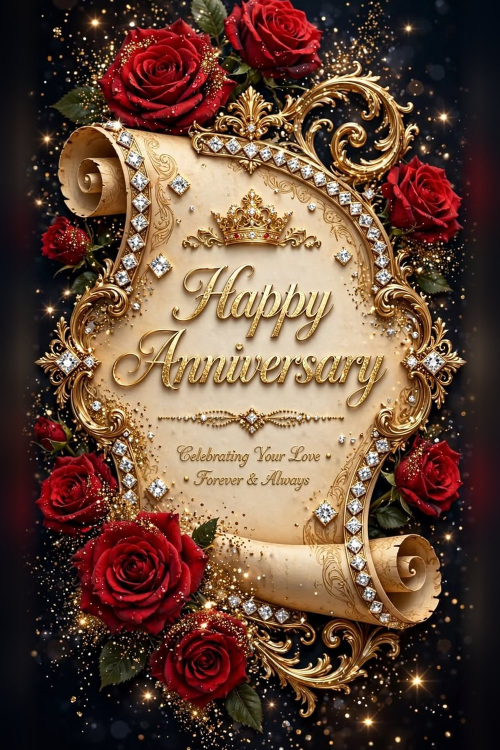
#> input picture assets/templates/anniversary-golden-scroll.jpg, 1000 x 1500 px, given in place of WhatsApp Image 2026-10- at 20.52.20.jpeg, which was not available (shown at 1/2 size)
$ python prepare_art.py ../assets/templates
#> lines starting #> are read from the running program, lines starting #| are printed output that depends on the picture; pictures that were not available may be replaced by others from this repository, and a replacement may not be noted
"""Turns the raw card artwork (WhatsApp exports) into the 2:3 backgrounds used by image templates.

Each source image is cropped, padded to 2:3 with a soft blurred extension where cropping alone
would cut off part of the design, cleaned of any sample text baked into the artwork, and saved
as assets/templates/<id>.jpg at 1000 × 1500 px.

    python3 tools/prepare_art.py "/path/to/unzipped/images"

Needs Pillow (pip install pillow). Only used when adding or changing artwork, never by the site.
"""
import sys
from pathlib import Path

from PIL import Image, ImageChops, ImageDraw, ImageFilter

OUT_W, OUT_H = 1000, 1500
OUT_DIR = Path(__file__).resolve().parent.parent / "assets" / "templates"

# id -> (source file, crop box as fractions (left, top, right, bottom), clean-ups)
# Clean-ups: ("rect", l, t, r, b[, "v"]) blends sample text away using the colours around it;
# ("ellipse", cx, cy, rx, ry, colour) fills a photo placeholder. All in fractions of the source.
ART = {
    "success-laurel": ("WhatsApp Image 2026-10- at 20.52.20.jpeg", (0, 0.03, 1, 0.99), []),
    "success-graduate": ("WhatsApp Image 2026-10-27 at 20.518.jpeg", (0, 0.02, 1, 0.99), [("rect", 0.27, 0.118, 0.76, 0.162)]),
    "success-trophy": ("WhatsApp Image 2026-10-27 at 20.52.15.jpeg", (0, 0.07, 1, 0.985), []),
    "success-stairs": ("WhatsApp Image 2026-10-27 at 20.52.16.jpeg", (0, 0, 1, 1), []),
    "besties-4-ever": ("WhatsApp Image 2026-10-27 at 20.52.18.jpeg", (0, 0.02, 1, 0.84), []),
    "birthday-my-king": ("WhatsApp Image 2026-10-27 at 20.52.19.jpeg", (0, 0.13, 1, 0.985), []),
    "love-gilded-frame": ("WhatsApp Image 2026-10-27 at 20.52.8.jpeg", (0, 0.02, 1, 0.95), []),
    "anniversary-rose-parchment": ("WhatsApp Image 2026-10-27 at 202.19.jpeg", (0, 0.03, 1, 0.975), []),
    "thank-you-tulips": ("WhatsApp Image 2026-10-27 at 22.04.57.jpeg", (0, 0.03, 1, 0.99), [("rect", 0.5, 0.33, 0.95, 0.415)]),
    "anniversary-golden-scroll": ("WhatsApp Image 2026-10-27 at 22.50.16.jpeg", (0, 0.04, 1, 0.96), []),
    "black-gold-celebration": ("WhatsApp Image 2026-10-27 at 22.50.17rr.jpeg", (0, 0.06, 1, 0.94), []),
    "neon-rose-frame": ("WhatsApp Image 2026-10-27 at 22.50.18.jpeg", (0, 0.03, 1, 0.95), []),
    "royal-blue-envelope": ("WhatsApp Image 2026-10-27 at 22.50.18rrr.jpeg", (0, 0.03, 1, 0.93), []),
    "emerald-pearl-blooms": ("WhatsApp Image 2026-10-27 at 22.50.19.jpeg", (0, 0.02, 0.88, 0.98), []),
    "birthday-gold-splash": ("WhatsApp Image 2026-10-27 at 22.50.52.jpeg", (0, 0, 1, 1), []),
    "birthday-black-cake": ("WhatsApp Image 2026-10-27 at 22.50.53.jpeg", (0, 0.04, 1, 1), []),
    "midnight-gifts": ("WhatsApp Image 2026-10-27 at 22.50.53fff.jpeg", (0, 0.02, 1, 0.98),
                       [("ellipse", 0.265, 0.151, 0.196, 0.111, "#0b1220")]),
    "calla-lily-black": ("WhatsApp Image 2026-10-27 at 22.50.54.jpeg", (0, 0.06, 1, 0.93), []),
    "pink-noir-butterflies": ("WhatsApp Image 2026-10-27 at 22.50.54frf.jpeg", (0, 0.05, 1, 0.95), []),
    "noir-emerald-blooms": ("WhatsApp Image 2026-10-27 at 22.50.55.jpeg", (0, 0, 1, 1), []),
    "winter-frost": ("WhatsApp Image 2026-10-27 at 22.50.56.jpeg", (0, 0.04, 1, 0.97), []),
    "graduation-cap-blooms": ("WhatsApp Image 2026-10-27 at 22.50.56nn.jpeg", (0, 0.03, 1, 0.98), []),
    "super-mom": ("WhatsApp Image 2026-10-27 at 22.52.06.jpeg", (0.04, 0, 0.96, 1), []),
    "rose-heart": ("WhatsApp Image 2026-10-27 at 22.52.07.jpeg", (0, 0.05, 1, 0.95), []),
    "butterfly-roses": ("WhatsApp Image 2026-10-27 at 22.52.07mn.jpeg", (0, 0.04, 1, 0.96), []),
    "gentlemans-watch": ("WhatsApp Image 2026-10-27 at 22.52.08.jpeg", (0.03, 0.075, 0.97, 0.82), []),
    "best-dad-ever": ("WhatsApp Image 2026-10-27 at 22.52.08k.jpeg", (0, 0, 1, 1), []),
    "emerald-silver-balloons": ("WhatsApp Image 2026-10-27 at 22.52.08km.jpeg", (0, 0.08, 1, 0.92), []),
    "royal-navy-crown": ("WhatsApp Image 2026-10-27 at 22.52.09km.jpeg", (0, 0.02, 1, 0.98), []),
    "mothers-day-watercolour": ("WhatsApp Image 2026-10-27 at 22.52.10.jpeg", (0, 0.03, 1, 0.97), []),
    "violet-butterfly-wreath": ("WhatsApp Image 2026-10-27 at 22.53.08.jpeg", (0, 0, 1, 1), []),
    "besties-blush": ("WhatsApp Image 2026-10-27 at 22.53.08m.jpeg", (0, 0.02, 1, 1), []),
    "rose-scroll": ("WhatsApp Image 2026-10-27 at 22.53.09.jpeg", (0, 0, 1, 1), []),
    "lilac-letter": ("WhatsApp Image 2026-10-27 at 22.53.09kk.jpeg", (0.055, 0, 0.945, 1), []),
    "lavender-tag": ("WhatsApp Image 2026-10-27 at 22.53.10.jpeg", (0, 0, 1, 1), []),
    "sunflower-ribbon": ("WhatsApp Image 2026-10-27 at 22.53.10jkj.jpeg", (0, 0, 1, 1), []),
    "sunflower-lace": ("WhatsApp Image 2026-10-27 at 22.53.10lm.jpeg", (0, 0, 1, 1), []),
    "festive-parchment": ("WhatsApp Image 2026-10-27 at 22.53.11.jpeg", (0, 0.03, 1, 0.97), []),
    "baroque-rose-bow": ("WhatsApp Image 2026-10-27 at 22.53.11mkm.jpeg", (0, 0.03, 1, 0.97), []),
    "violet-satin-roses": ("WhatsApp Image 2026-10-27 at 22.53.12.jpeg", (0, 0, 1, 1), []),
    "memorial-candles": ("WhatsApp Image 2026-10-27 at 22.55.21.jpeg", (0, 0.035, 1, 0.965),
                         [("rect", 0.08, 0.575, 0.92, 0.715, "v"), ("rect", 0.25, 0.70, 0.75, 0.795, "v"), ("ellipse", 0.5, 0.354, 0.252, 0.182, "#262626")]),
    "easter-lily-wreath": ("WhatsApp Image 2026-10-27 at 22.55.22.jpeg", (0, 0.075, 1, 0.92), []),
    "guitar-sunset-letter": ("WhatsApp Image 2026-10-27 at 22.55.23,l.jpeg", (0, 0, 1, 1), []),
    "guitar-melody": ("WhatsApp Image 2026-10-27 at 22.55.24.jpeg", (0, 0.02, 1, 0.98), []),
    "vintage-hearts": ("WhatsApp Image 2026-10-27 at 22.55.25.jpeg", (0, 0.02, 1, 0.98), []),
    "paper-roses-noir": ("WhatsApp Image 2026-10-27 at 22.55.26.jpeg", (0, 0, 1, 1), []),
    "anniversary-ruby-frame": ("WhatsApp Image 2026-10-27 at 2cr2.50.17.jpeg", (0.06, 0, 0.94, 1), []),
    "wedding-emerald": ("WhatsApp Image 2026-10-27 atc 22.04.56.jpeg", (0, 0, 1, 1), [("rect", 0.12, 0.745, 0.86, 0.885, "v")]),
    "wedding-crimson": ("WhatsApp Image 2026-10-27 frat 22.04.57.jpeg", (0, 0, 1, 1), [("rect", 0.14, 0.745, 0.86, 0.885, "v")]),
    "race-day": ("WhatsApp Image 2026-10-27 at 22.53.12mml.jpeg", (0, 0.03, 1, 0.97), []),
    "porsche-drive-letter": ("WhatsApp Image 2026-10-27 at 22.55.24mkm.jpeg", (0, 0, 1, 1), []),
    "anniversary-sapphire-scroll": ("WhatsApp Image 2026-10cr-27 at 22.50.16.jpeg", (0, 0.04, 1, 0.96), []),
}


def erase_rect(im, l, t, r, b, mode="hv"):
    """Replace a rectangle with a smooth blend of the pixels just outside it, plus a little grain.
    mode "v" blends only between the rows above and below (use when the sides touch other artwork)."""
    W, H = im.size
    box = (round(l * W), round(t * H), round(r * W), round(b * H))
    w, h = box[2] - box[0], box[3] - box[1]
    m = 6

    def strip(region, size):
        # Average the strip just outside the box, then smooth it along its length so the fill
        # becomes a soft gradient instead of streaks.
        small = im.crop(region).resize(size, Image.BOX)
        coarse = small.resize((max(1, size[0] // 24), max(1, size[1] // 24)), Image.BOX)
        return coarse.resize(size, Image.BILINEAR).load()

    lp = strip((box[0] - m, box[1], box[0], box[3]), (1, h))
    rp = strip((box[2], box[1], box[2] + m, box[3]), (1, h))
    tp = strip((box[0], box[1] - m, box[2], box[1]), (w, 1))
    bp = strip((box[0], box[3], box[2], box[3] + m), (w, 1))
    horiz = Image.new("RGB", (w, h))
    vert = Image.new("RGB", (w, h))
    hp, vp = horiz.load(), vert.load()
    for y in range(h):
        for x in range(w):
            a, c = x / max(1, w - 1), y / max(1, h - 1)
            hp[x, y] = tuple(round(lp[0, y][i] * (1 - a) + rp[0, y][i] * a) for i in range(3))
            vp[x, y] = tuple(round(tp[x, 0][i] * (1 - c) + bp[x, 0][i] * c) for i in range(3))
    patch = (vert if mode == "v" else Image.blend(horiz, vert, 0.5)).filter(ImageFilter.GaussianBlur(6))
    grain = Image.effect_noise((w, h), 10).convert("RGB")
    patch = Image.blend(patch, ImageChops.overlay(patch, grain), 0.25)
    mask = Image.new("L", (w, h), 0)
    ImageDraw.Draw(mask).rectangle((8, 8, w - 9, h - 9), fill=255)
    im.paste(patch, box[:2], mask.filter(ImageFilter.GaussianBlur(6)))


def fill_ellipse(im, cx, cy, rx, ry, colour):
    """Covers a transparent-checkerboard photo placeholder with a soft vignette."""
    W, H = im.size
    box = (round((cx - rx) * W), round((cy - ry) * H), round((cx + rx) * W), round((cy + ry) * H))
    w, h = box[2] - box[0], box[3] - box[1]
    base = Image.new("RGB", (w, h), colour)
    light = Image.new("L", (w, h), 0)
    ImageDraw.Draw(light).ellipse((w * 0.2, h * 0.15, w * 0.8, h * 0.75), fill=40)
    base.paste(Image.new("RGB", (w, h), "#ffffff"), (0, 0), light.filter(ImageFilter.GaussianBlur(w / 6)))
    mask = Image.new("L", (w, h), 0)
    ImageDraw.Draw(mask).ellipse((0, 0, w - 1, h - 1), fill=255)
    im.paste(base, box[:2], mask.filter(ImageFilter.GaussianBlur(2)))


def fit_two_by_three(im):
    """Pads the short side with a blurred, feathered extension of the image itself."""
    W, H = im.size
    if abs(H / W - 1.5) < 0.004:
        return im.resize((OUT_W, OUT_H), Image.LANCZOS)
    tw, th = (round(H / 1.5), H) if H / W > 1.5 else (W, round(W * 1.5))
    scale = max(tw / W, th / H)
    bg = im.resize((round(W * scale) + 2, round(H * scale) + 2), Image.LANCZOS)
    bg = bg.crop(((bg.width - tw) // 2, (bg.height - th) // 2, (bg.width - tw) // 2 + tw, (bg.height - th) // 2 + th))
    bg = bg.filter(ImageFilter.GaussianBlur(max(tw, th) / 40))
    mask = Image.new("L", (W, H), 255)
    d = ImageDraw.Draw(mask)
    f = max(6, min(40, max(tw - W, th - H) // 2))
    for i in range(f):
        v = round(255 * (i + 1) / f)
        if tw > W:
            d.line((i, 0, i, H), fill=v); d.line((W - 1 - i, 0, W - 1 - i, H), fill=v)
        else:
            d.line((0, i, W, i), fill=v); d.line((0, H - 1 - i, W, H - 1 - i), fill=v)
    bg.paste(im, ((tw - W) // 2, (th - H) // 2), mask)
    return bg.resize((OUT_W, OUT_H), Image.LANCZOS)


def main(src_dir):
#> called with src_dir = '../assets/templates'
    OUT_DIR.mkdir(parents=True, exist_ok=True)
    for art_id, (name, crop, fixes) in ART.items():
        im = Image.open(Path(src_dir) / name).convert("RGB")
#> im is the input picture: PIL image 1000x1500 RGB; mean R, G, B 102.1, 73.6, 58
        for fix in fixes:
            if fix[0] == "rect":
                erase_rect(im, *fix[1:])
            else:
                fill_ellipse(im, *fix[1:])
        W, H = im.size
#> W = 1000; H = 1500
        im = im.crop((round(crop[0] * W), round(crop[1] * H), round(crop[2] * W), round(crop[3] * H)))
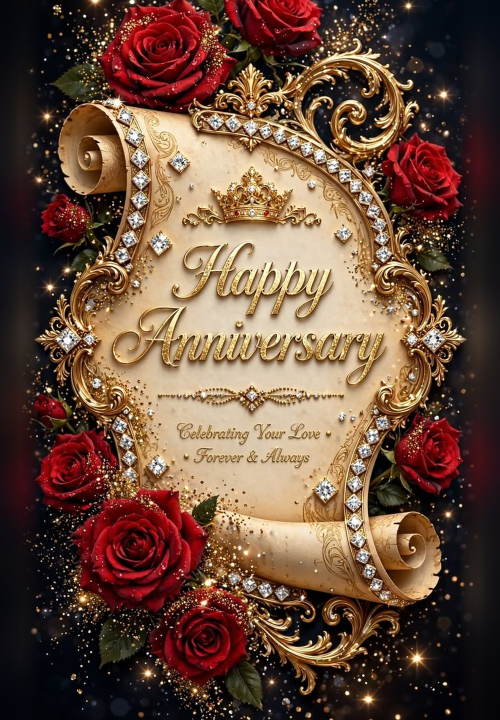
#> im: PIL image 1000x1440 RGB (shown at 1/2 size); mean R, G, B 104.9, 75.7, 59.4
        fit_two_by_three(im).save(OUT_DIR / f"{art_id}.jpg", quality=84, optimize=True, progressive=True)
#> in fit_two_by_three, `bg = im.resize((round(W * scale) + 2, round(H * scale) + 2), Image.LAN..`:
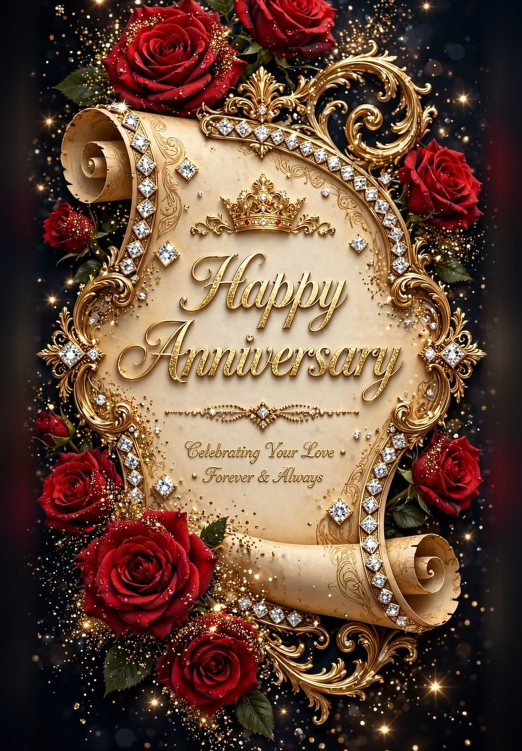
#> bg: PIL image 1044x1502 RGB (shown at 1/2 size); mean R, G, B 104.8, 75.7, 59.4
#> in fit_two_by_three, `bg = bg.crop(((bg.width - tw) // 2, (bg.height - th) // 2, (bg.width -..`:
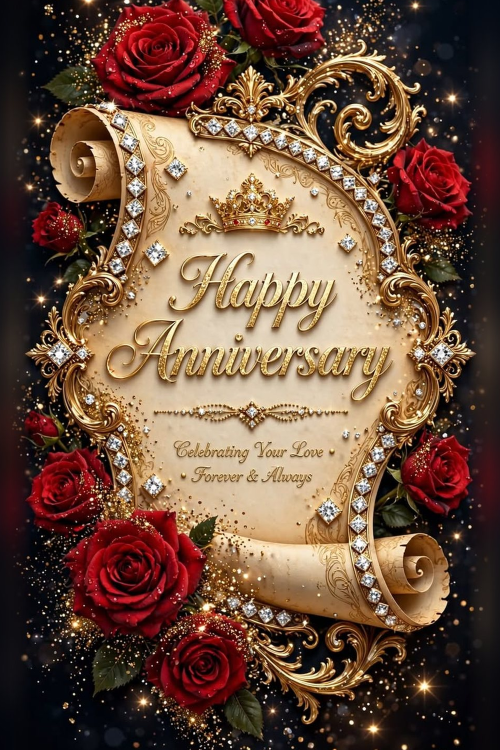
#> bg: PIL image 1000x1500 RGB (shown at 1/2 size); mean R, G, B 108.6, 78.4, 61.2
#> in fit_two_by_three, `bg = bg.filter(ImageFilter.GaussianBlur(max(tw, th) / 40))`:
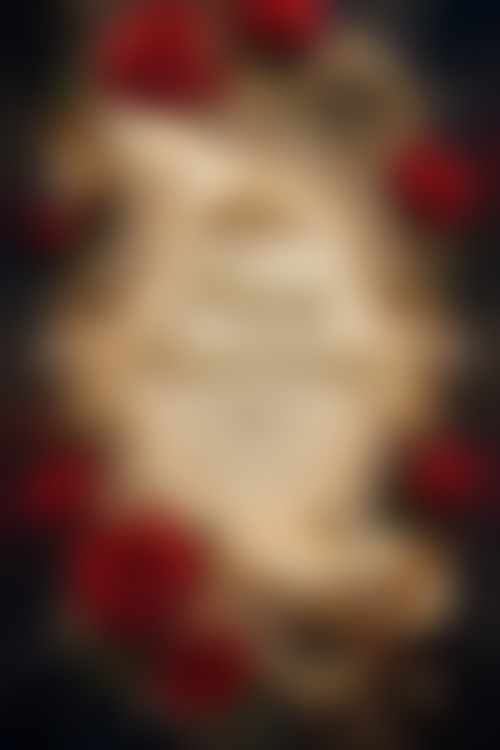
#> bg: PIL image 1000x1500 RGB (shown at 1/2 size); mean R, G, B 108.4, 78.4, 61.2
#> in fit_two_by_three, `mask = Image.new("L", (W, H), 255)`: mask: PIL image 1000x1440 L; every value is 255
#> in fit_two_by_three, `bg.paste(im, ((tw - W) // 2, (th - H) // 2), mask)`:
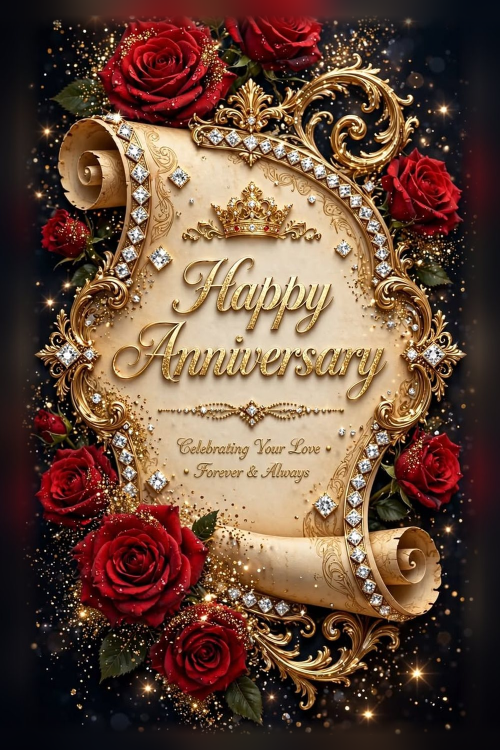
#> bg: PIL image 1000x1500 RGB (shown at 1/2 size); mean R, G, B 102.5, 73.6, 57.9
        print("wrote", art_id)
#> pass 2 of the loop in main, `for art_id, (name, crop, fixes) in ART.items():`:
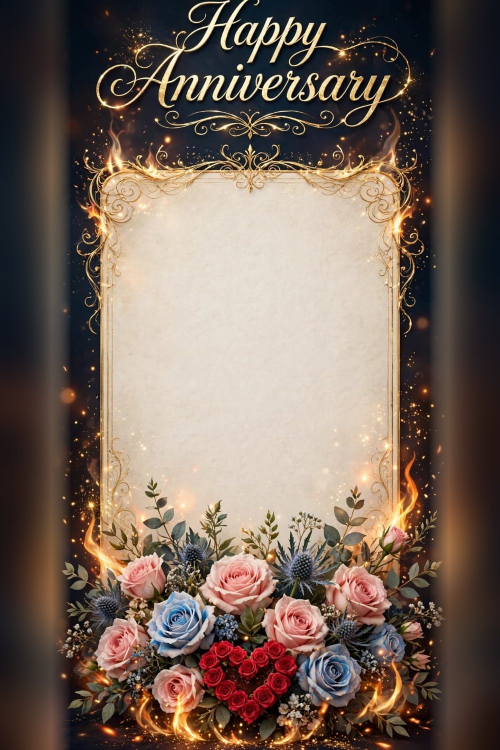
#> input picture assets/templates/anniversary-rose-parchment.jpg, 1000 x 1500 px, given in place of WhatsApp Image 2026-10-27 at 20.518.jpeg, which was not available (shown at 1/2 size)
#> in main, im is the input picture: PIL image 1000x1500 RGB; mean R, G, B 116.8, 99.7, 89
#> the loop in main, `for fix in fixes:` made 1 pass
#> pass 1, in erase_rect, `grain = Image.effect_noise((w, h), 10).convert("RGB")`:
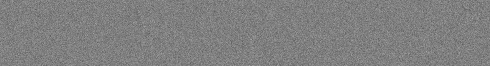
#> grain: PIL image 490x66 RGB; min 84, max 169, mean 127.4
#> mask: PIL image 1000x1455 L; every value is 255
#> in fit_two_by_three (call 2), `bg.paste(im, ((tw - W) // 2, (th - H) // 2), mask)`:
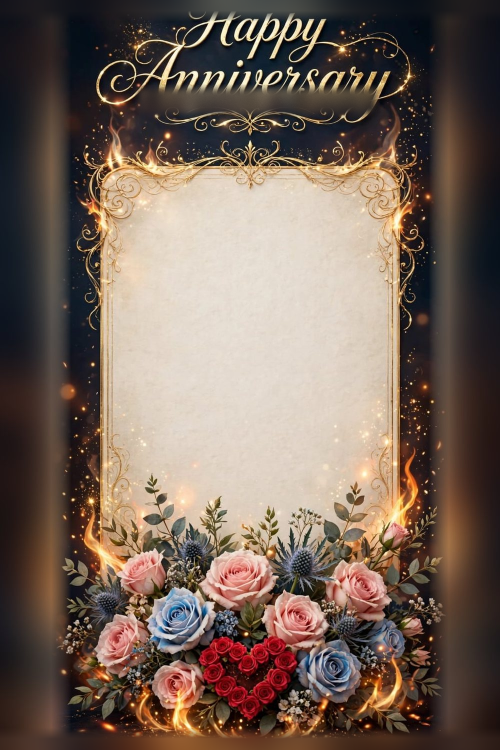
#> bg: PIL image 1000x1500 RGB (shown at 1/2 size); mean R, G, B 117.8, 100.3, 89.2


if __name__ == "__main__":
#> (the run stopped early here; a loop or call above may not have finished)
